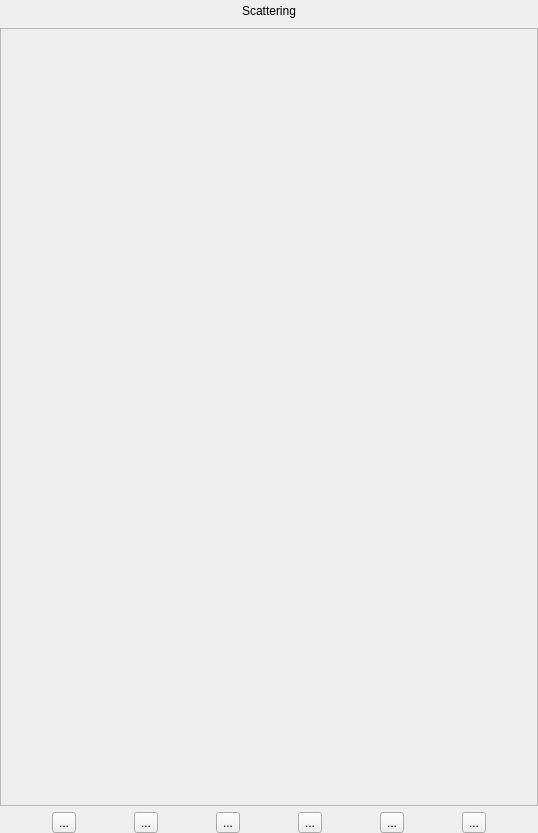
<?xml version="1.0" encoding="UTF-8"?>
<ui version="4.0">
    <class>Form</class>
    <widget class="QWidget" name="Form">
        <property name="geometry">
            <rect>
                <x>0</x>
                <y>0</y>
                <width>538</width>
                <height>833</height>
            </rect>
        </property>
        <property name="windowTitle">
            <string>Form</string>
        </property>
        <layout class="QVBoxLayout" name="verticalLayout">
            <property name="margin">
                <number>0</number>
            </property>
            <item>
                <widget class="QPushButton" name="showDetectorButton">
                    <property name="text">
                        <string>Scattering</string>
                    </property>
                    <property name="flat">
                        <bool>true</bool>
                    </property>
                </widget>
            </item>
            <!--<item>
                <widget class="QPushButton" name="showComputationButton">
                    <property name="text">
                        <string>Computation</string>
                    </property>
                    <property name="flat">
                        <bool>true</bool>
                    </property>
                </widget>
            </item>-->
            <item>
                <widget class="QScrollArea" name="featuresScroll">
                    <property name="minimumSize">
                        <size>
                            <width>200</width>
                            <height>0</height>
                        </size>
                    </property>
                    <property name="widgetResizable">
                        <bool>true</bool>
                    </property>
                    <widget class="QWidget" name="scrollAreaWidgetContents">
                        <property name="geometry">
                            <rect>
                                <x>0</x>
                                <y>0</y>
                                <width>536</width>
                                <height>639</height>
                            </rect>
                        </property>
                        <layout class="QVBoxLayout" name="featuresList">
                            <property name="spacing">
                                <number>0</number>
                            </property>
                            <property name="margin">
                                <number>0</number>
                            </property>
                        </layout>
                    </widget>
                </widget>
            </item>
            <item>
                <layout class="QHBoxLayout" name="horizontalLayout">
                    <item>
                        <widget class="QToolButton" name="addFeatureButton">
                            <property name="text">
                                <string>...</string>
                            </property>
                            <property name="icon">
                                <iconset>
                                    <normaloff>xicam/gui/icons_52.png</normaloff>xicam/gui/icons_52.png
                                </iconset>
                            </property>
                            <property name="iconSize">
                                <size>
                                    <width>32</width>
                                    <height>32</height>
                                </size>
                            </property>
                        </widget>
                    </item>
                    <item>
                        <widget class="QToolButton" name="addParticleButton">
                            <property name="text">
                                <string>...</string>
                            </property>
                            <property name="icon">
                                <iconset>
                                    <normaloff>xicam/gui/icons_54.png</normaloff>xicam/gui/icons_54.png
                                </iconset>
                            </property>
                            <property name="iconSize">
                                <size>
                                    <width>32</width>
                                    <height>32</height>
                                </size>
                            </property>
                        </widget>
                    </item>
                    <item>
                        <widget class="QToolButton" name="addSubstrateButton">
                            <property name="text">
                                <string>...</string>
                            </property>
                            <property name="icon">
                                <iconset>
                                    <normaloff>xicam/gui/icons_53.png</normaloff>xicam/gui/icons_53.png
                                </iconset>
                            </property>
                            <property name="iconSize">
                                <size>
                                    <width>32</width>
                                    <height>32</height>
                                </size>
                            </property>
                        </widget>
                    </item>
                    <item>
                        <widget class="QToolButton" name="runLocal">
                            <property name="text">
                                <string>...</string>
                            </property>
                            <property name="icon">
                                <iconset>
                                    <normaloff>xicam/gui/icons_34.png</normaloff>xicam/gui/icons_34.png
                                </iconset>
                            </property>
                            <property name="iconSize">
                                <size>
                                    <width>32</width>
                                    <height>32</height>
                                </size>
                            </property>
                        </widget>
                    </item>
                    <item>
                        <widget class="QToolButton" name="runRemote">
                            <property name="text">
                                <string>...</string>
                            </property>
                            <property name="icon">
                                <iconset>
                                    <normaloff>xicam/gui/icons_40.png</normaloff>xicam/gui/icons_34.png
                                </iconset>
                            </property>
                            <property name="iconSize">
                                <size>
                                    <width>32</width>
                                    <height>32</height>
                                </size>
                            </property>
                        </widget>
                    </item>
                    <item>
                        <widget class="QToolButton" name="runDask">
                            <property name="text">
                                <string>...</string>
                            </property>
                            <property name="icon">
                                <iconset>
                                    <normaloff>xicam/gui/icons_41.png</normaloff>xicam/gui/icons_34.png
                                </iconset>
                            </property>
                            <property name="iconSize">
                                <size>
                                    <width>32</width>
                                    <height>32</height>
                                </size>
                            </property>
                        </widget>
                    </item>
                </layout>
            </item>
        </layout>
    </widget>
    <resources/>
    <connections/>
</ui>
